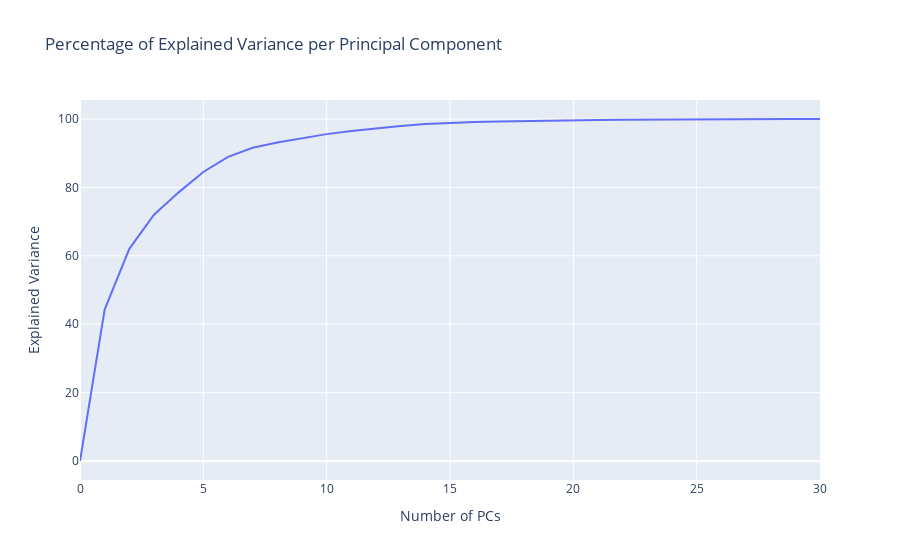

The notebook cell saved with this chart:
### Markdown cell above
##### PCA

### Code cell
# Principal Component Analysis
eda.pca_variance_plot(train_df, identifier=id_features, categorical=categorical_features, continuous=continuous_features, target="Diagnosis")

### Figure 1 — Plotly figure (JSON) as saved in the notebook; plotly's stock layout.template omitted (floating-point values rounded to 4 significant figures)
{"data": [{"type": "scatter", "y": [0, 44.29, 62.05, 72.02, 78.55, 84.5, 88.94, 91.57, 93.14, 94.46, 95.58, 96.52, 97.3, 97.97, 98.51, 98.87, 99.11, 99.27, 99.42, 99.53, 99.64, 99.73, 99.79, 99.85, 99.9, 99.94, 99.97, 99.99, 100.0, 100.0, 100]}], "layout": {"title": {"text": "Percentage of Explained Variance per Principal Component"}, "xaxis": {"range": [0, 30], "title": {"text": "Number of PCs"}}, "yaxis": {"title": {"text": "Explained Variance"}}}}
